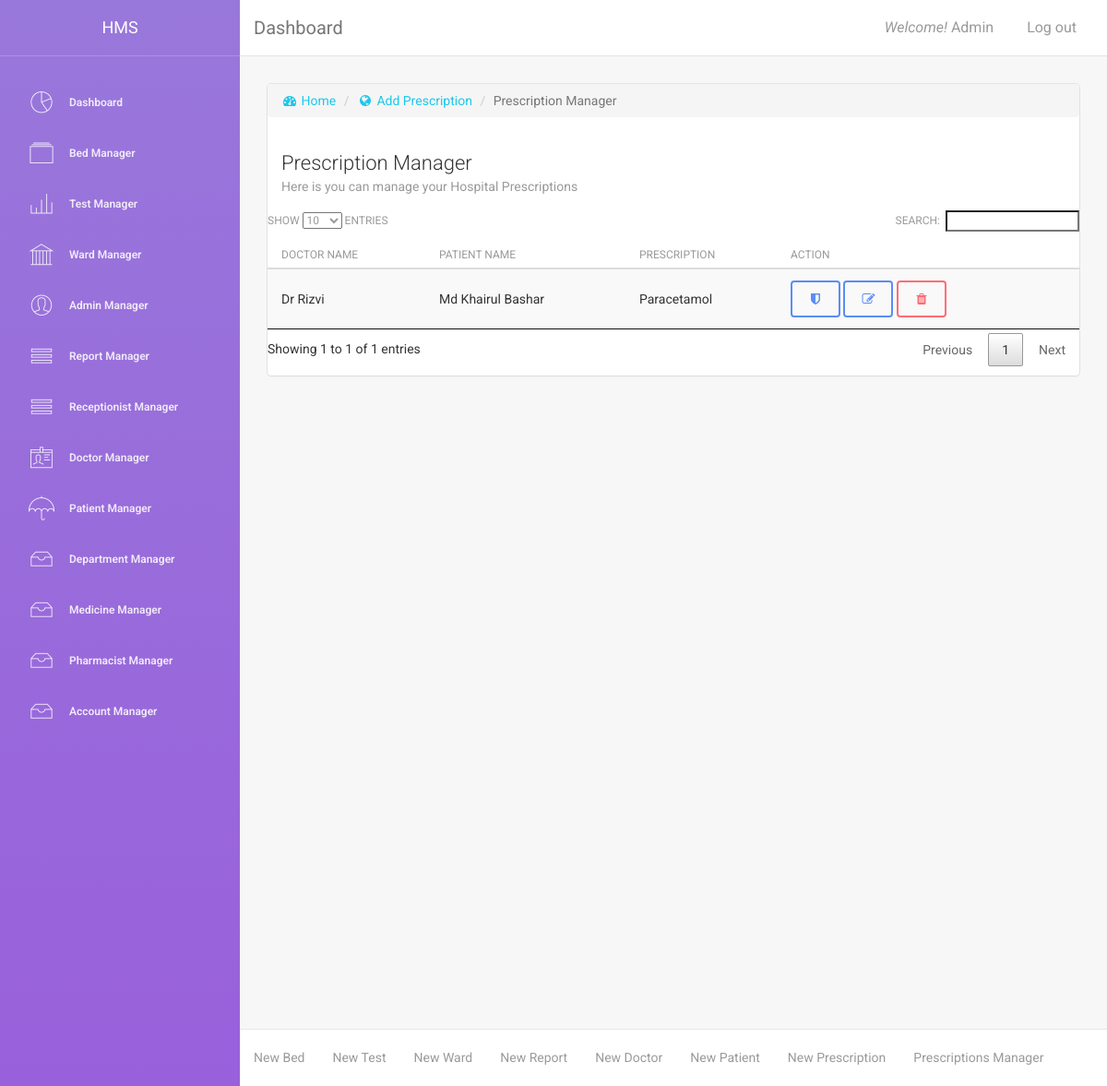
Screenshot of /manage_prescription.php (signed in) with the database file from the repository.
### tables this page shows
CREATE TABLE `tbl_prescription` (
  `prescription_id` int(10) NOT NULL,
  `doctor_id` int(6) NOT NULL,
  `patient_id` int(6) NOT NULL,
  `prescription` text NOT NULL,
  `prescription_time` timestamp NOT NULL DEFAULT CURRENT_TIMESTAMP
);

CREATE TABLE `tbl_doctor` (
  `doctor_id` int(6) NOT NULL,
  `doctor_name` varchar(100) NOT NULL,
  `department_id` int(2) NOT NULL,
  `doctor_address` text NOT NULL,
  `doctor_phone` varchar(11) NOT NULL,
  `doctor_email` varchar(50) NOT NULL,
  `doctor_visiting_hour` varchar(50) NOT NULL,
  `doctor_status` tinyint(1) NOT NULL
);

CREATE TABLE `tbl_patient` (
  `patient_id` int(6) NOT NULL,
  `ward_id` int(2) NOT NULL,
  `bed_id` int(2) NOT NULL,
  `patient_name` varchar(100) NOT NULL,
  `patient_address` text NOT NULL,
  `patient_phone` varchar(20) NOT NULL,
  `patient_nid` varchar(50) NOT NULL,
  `admission_date` date NOT NULL,
  `release_date` date NOT NULL
);

### content/prescription_manager.php (the view, shortened to what this page needs)
<div class="content">
    <div class="container-fluid">
        <div class="row">
            <div class="col-md-12">
                <div class="card">
                    <ol class="breadcrumb">
                        <li><a href="index.php"><i class="fa fa-dashboard"></i> Home</a></li>
                        <li><a href="add_prescription.php"><i class="fa fa-globe"></i> Add Prescription</a></li>
                        <li class="active">Prescription Manager</li>
                    </ol>
                    <div class="header">
                        <h4 class="title">Prescription Manager</h4>
                        <p class="category">Here is you can manage your Hospital Prescriptions</p>
                    </div>
                    <div class="content table-responsive table-full-width">
                        <table class="table table-hover table-striped" id="myTable">
                            <thead>
                                <th>Doctor Name</th>
                                <th>Patient Name</th>
                                <th>Prescription</th>
                                <th>Action</th>
                            </thead>
                            <tbody>
                                <?php
                                while ($row = mysqli_fetch_assoc($result)) {
                                    ?>
                                    <tr>
                                        <td><?php echo $row['doctor_name'] ?></td>
                                        <td><?php echo $row['patient_name'] ?></td>
                                        <td><?php echo $row['prescription'] ?></td>
                                        <td>
                                            <a href="view_prescription.php?id=<?php echo $row['prescription_id'] ?>" class="btn btn-primary" data-toggle="tooltip" title="View Prescription"><i class="fa fa-shield"></i></a>
                                            <a href="edit_prescription.php?id=<?php echo $row['prescription_id'] ?>" class="btn btn-primary" data-toggle="tooltip" title="Edit Prescription"><i class="fa fa-pencil-square-o"></i></a>
                                            <a href="function/delete_prescription.php?id=<?php echo $row['prescription_id'] ?>" class="btn btn-danger" data-toggle="tooltip" title="Delete Prescription" onclick="return check_delete();"><i class="fa fa-trash"></i></a>
                                        </td>
                                    </tr>
                                <?php } ?>
                            </tbody>
                        </table>
                    </div>
                </div>
            </div>
        </div>
    </div>
</div>

### rows the page displays
tbl_prescription: doctor.doctor_name "Dr Rizvi", patient.patient_name "Md Khairul Bashar", prescription "Paracetamol"

### other values shown
$_SESSION["admin_name"] "Admin"
